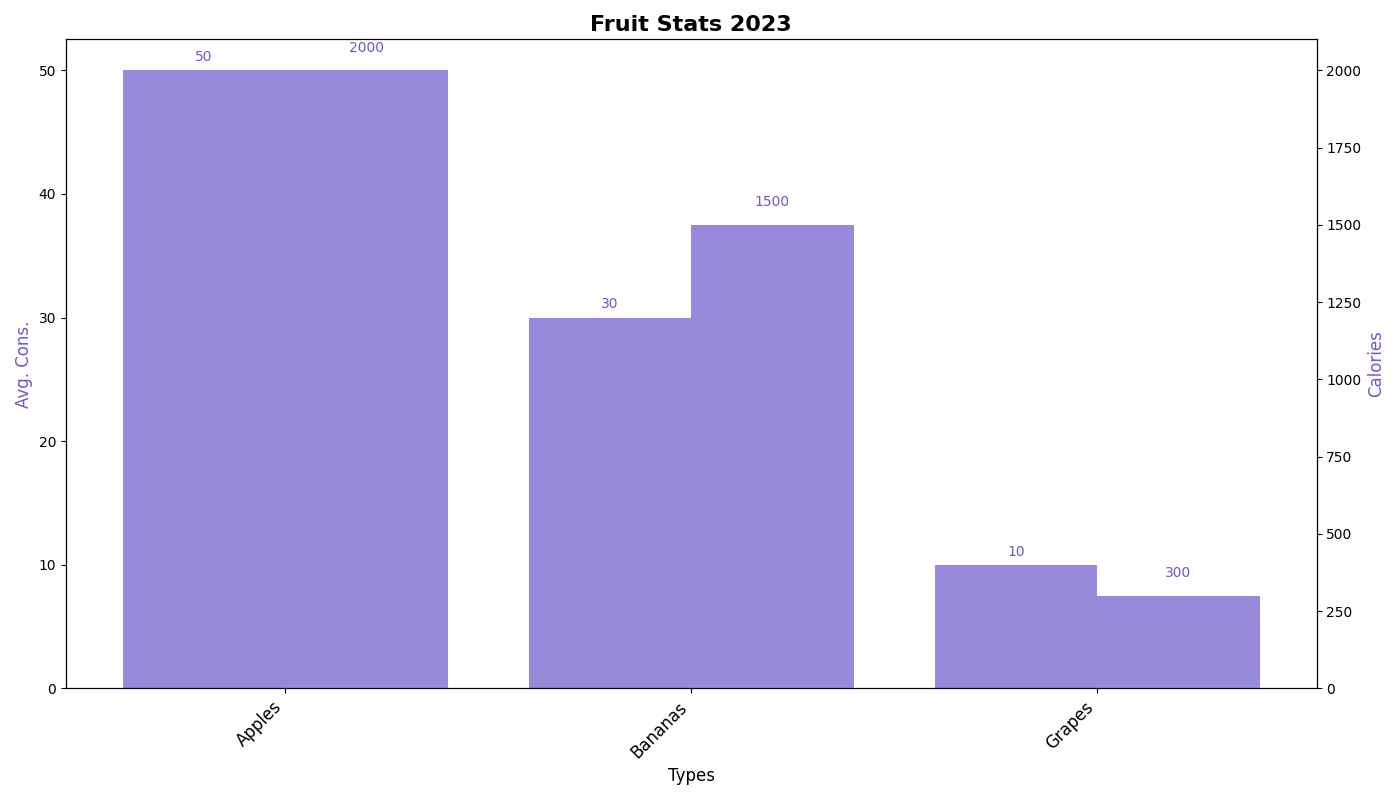

The Python source for this figure:
import matplotlib.pyplot as plt
import numpy as np

# Data
fruits = ['Apples', 'Bananas', 'Grapes']
consumption_data = [50, 30, 10]
calories_data = [2000, 1500, 300]

# Combine and sort data
sorted_data = sorted(zip(fruits, consumption_data, calories_data), key=lambda x: x[1], reverse=True)
fruits_sorted, consumption_sorted, calories_sorted = zip(*sorted_data)

fig, ax1 = plt.subplots(figsize=(14, 8))

x_pos = np.arange(len(fruits_sorted))
bar_width = 0.4

bars1 = ax1.bar(x_pos, consumption_sorted, width=bar_width, color='#6A5ACD', alpha=0.7)

ax2 = ax1.twinx()
bars2 = ax2.bar(x_pos + bar_width, calories_sorted, width=bar_width, color='#6A5ACD', alpha=0.7)

for bar in bars1:
    yval = bar.get_height()
    ax1.text(bar.get_x() + bar.get_width()/2, yval + 0.5, int(yval), ha='center', va='bottom', fontsize=10, color='#6A5ACD')

for bar in bars2:
    yval = bar.get_height()
    ax2.text(bar.get_x() + bar.get_width()/2, yval + 50, int(yval), ha='center', va='bottom', fontsize=10, color='#6A5ACD')

plt.title('Fruit Stats 2023', fontsize=16, fontweight='bold')
ax1.set_xlabel('Types', fontsize=12)
ax1.set_ylabel('Avg. Cons.', fontsize=12, color='#6A5ACD')
ax2.set_ylabel('Calories', fontsize=12, color='#6A5ACD')

ax1.set_xticks(x_pos + bar_width / 2)
ax1.set_xticklabels(fruits_sorted, fontsize=12, rotation=45, ha='right')

plt.tight_layout()
plt.show()
